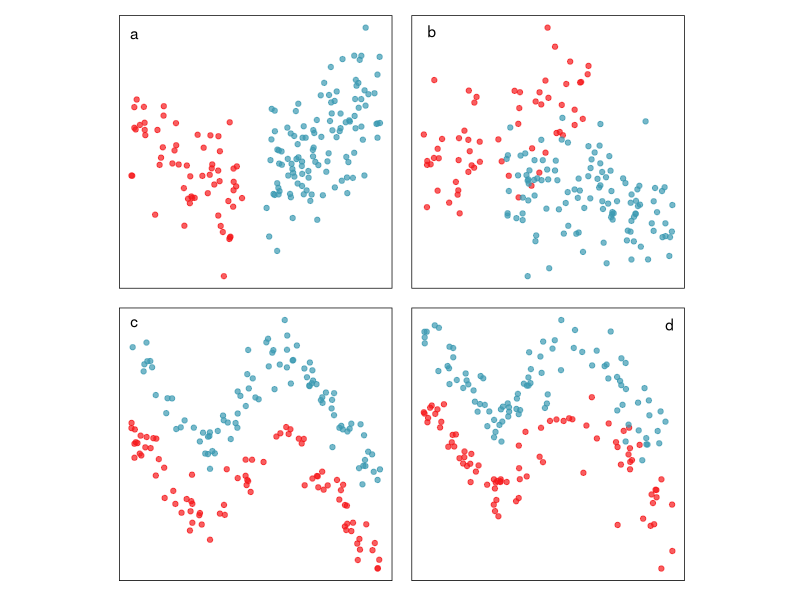

Here is the R script that generated this plot:
## ---- chunk 1
#| label: fig-sup-example
#| fig-cap: "Examples of supervised classification patterns: (a) linearly separable, (b) linear but not completely separable, (c) non-linearly separable, (d) non-linear, but not completely separable."
#| echo: false
#| message: false
library(ggplot2)
library(dplyr)
library(colorspace)
library(patchwork)
set.seed(524)
x1 <- runif(176) + 0.5
x1[1:61] <- x1[1:61] - 1.2
x2 <- 1 + 2*x1 + rnorm(176)
x2[1:61] <- 2 - 3*x1[1:61] + rnorm(61)
x3 <- runif(176) + 0.5
x3[1:61] <- x3[1:61] - 0.5
x4 <- 0.25 - x3 + rnorm(176)
x4[1:61] <- -0.25 + 3*x3[1:61] + rnorm(61)
cl <- factor(c(rep("A", 61), rep("B", 176-61)))
df <- data.frame(x1, x2, x3, x4, cl)
class1 <- ggplot(df, aes(x=x1, y=x2, colour = cl)) +
  geom_point(alpha=0.7) +
  scale_colour_discrete_divergingx(
      palette = "Zissou 1", nmax = 2, rev = TRUE) +
  annotate("text", -0.65, 6.6, label="a") +
  theme(aspect.ratio=1,
        legend.position = "none",
        axis.text = element_blank(),
        axis.title = element_blank(),
        axis.ticks = element_blank(),
        panel.background = element_rect("white"),
        panel.border = element_rect("black", fill=NA, 
             linewidth = 0.5)) 
class2 <- ggplot(df, aes(x=x3, y=x4, colour = cl)) +
  geom_point(alpha=0.7) +
  scale_colour_discrete_divergingx(
      palette = "Zissou 1", nmax = 2, rev = TRUE) +
  annotate("text", 0.05, 4.1, label="b") +
  theme(aspect.ratio=1,
        legend.position = "none",
        axis.text = element_blank(),
        axis.title = element_blank(),
        axis.ticks = element_blank(),
        panel.background = element_rect("white"),
        panel.border = element_rect("black", fill=NA, 
             linewidth = 0.5))
set.seed(826)
x5 <- 2*(runif(176) - 0.5)
x6 <- case_when(x5 < -0.4 ~ -1.2 - 3 * x5,
                x5 > 0.2 ~ 2.4 - 3 * x5,
                .default = 1.2 + 3 * x5)
x5 <- 2*x5
x6 <- x6 + rnorm(176) * 0.25
x6[1:83] <- x6[1:83] - 1.5
x7 <- 2*(runif(176) - 0.5)
x8 <- case_when(x7 < -0.4 ~ -1.2 - 3 * x7,
                x7 > 0.2 ~ 2.4 - 3 * x7,
                .default = 1.2 + 3 * x7)
x7 <- 2*x7
x8[x7 < -0.1] <- x8[x7 < -0.1] + rnorm(length(x8[x7 < -0.1])) * 0.25
x8[x7 >= -0.1] <- x8[x7 >= -0.1] + rnorm(length(x8[x7 >= -0.1])) * 0.5
x8[1:83] <- x8[1:83] - 1.5
cl2 <- factor(c(rep("A", 83), rep("B", 176-83)))
df2 <- data.frame(x5, x6, x7, x8, cl2)
class3 <- ggplot(df2, aes(x=x5, y=x6, colour = cl2)) +
  geom_point(alpha=0.7) +
  scale_colour_discrete_divergingx(
      palette = "Zissou 1", nmax = 2, rev = TRUE) +
  annotate("text", -1.95, 2.15, label="c") +
  theme(aspect.ratio=1,
        legend.position = "none",
        axis.text = element_blank(),
        axis.title = element_blank(),
        axis.ticks = element_blank(),
        panel.background = element_rect("white"),
        panel.border = element_rect("black", fill=NA, 
             linewidth = 0.5))
class4 <- ggplot(df2, aes(x=x7, y=x8, colour = cl2)) +
  geom_point(alpha=0.7) +
  scale_colour_discrete_divergingx(
      palette = "Zissou 1", nmax = 2, rev = TRUE) +
  annotate("text", 1.95, 1.9, label="d") +
  theme(aspect.ratio=1,
        legend.position = "none",
        axis.text = element_blank(),
        axis.title = element_blank(),
        axis.ticks = element_blank(),
        panel.background = element_rect("white"),
        panel.border = element_rect("black", fill=NA, 
             linewidth = 0.5))
print(class1 + class2 + class3 + class4 + plot_layout(ncol=2))
